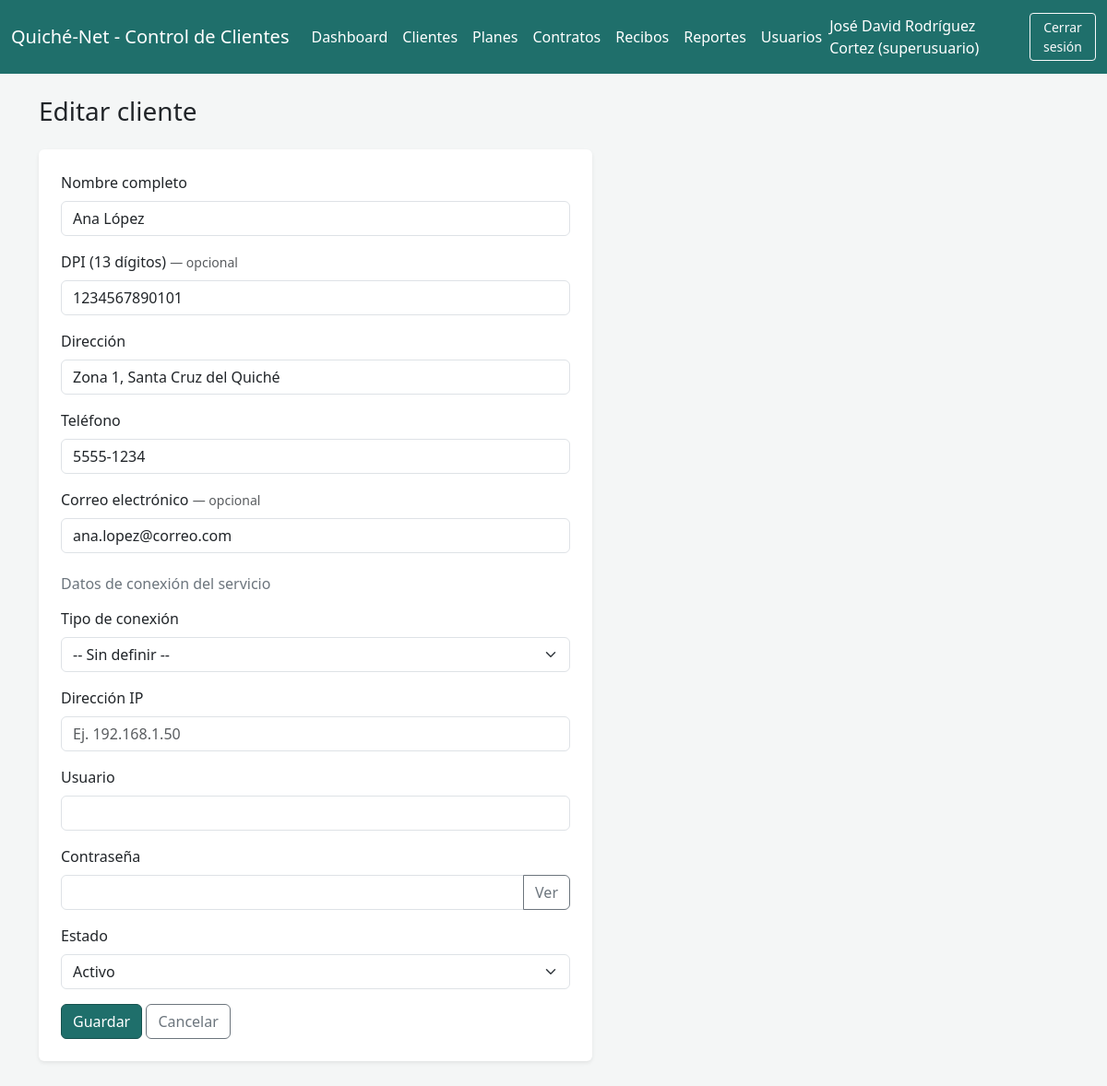
The page /clientes_form.php?id=1 (signed in) on the database its author committed.
### tables this page shows
CREATE TABLE `clientes` (
  `id` int(11) NOT NULL,
  `nombre` varchar(150) NOT NULL,
  `dpi` varchar(13) DEFAULT NULL,
  `direccion` varchar(200) DEFAULT NULL,
  `telefono` varchar(20) DEFAULT NULL,
  `correo` varchar(100) DEFAULT NULL,
  `tipo_conexion` enum('fibra','antena') DEFAULT NULL,
  `torre` varchar(100) DEFAULT NULL,
  `ip` varchar(45) DEFAULT NULL,
  `usuario_servicio` varchar(100) DEFAULT NULL,
  `password_servicio` varchar(255) DEFAULT NULL,
  `estado` enum('activo','suspendido','inactivo') NOT NULL DEFAULT 'activo',
  `fecha_baja` datetime DEFAULT NULL,
  `creado_en` timestamp NOT NULL DEFAULT current_timestamp()
);

### config.php (called while the page is built, shortened)
<?php
function e($valor): string
{
    return htmlspecialchars((string) $valor, ENT_QUOTES, 'UTF-8');
}
function descifrar(?string $dato): string
{
    if ($dato === null || $dato === '') return '';
    $raw = base64_decode($dato, true);
    $r = openssl_decrypt(substr($raw, 16), 'AES-256-CBC', hash('sha256', CLAVE_CIFRADO, true), OPENSSL_RAW_DATA, substr($raw, 0, 16));
    return $r === false ? '' : $r;
}

### clientes_form.php (the view, shortened to what this page needs)
<?php
require __DIR__ . '/config.php';
$id = isset($_GET['id']) ? (int) $_GET['id'] : null;
$cliente = ['nombre' => '', 'dpi' => '', 'direccion' => '', 'telefono' => '', 'correo' => '', 'estado' => 'activo',
            'tipo_conexion' => '', 'torre' => '', 'ip' => '', 'usuario_servicio' => '', 'password_servicio' => ''];
$errores = [];
$avisoBaja = [];
if ($id) {
    $stmt = $pdo->prepare('SELECT * FROM clientes WHERE id = ?');
    $stmt->execute([$id]);
    $existente = $stmt->fetch();
    $cliente = $existente;
    $cliente['password_servicio'] = descifrar($existente['password_servicio'] ?? null);
}
require __DIR__ . '/includes/header.php';
?>
<h3 class="mb-4"><?= $id ? 'Editar cliente' : 'Nuevo cliente' ?></h3>
<form method="post" class="bg-white p-4 rounded shadow-sm" style="max-width: 600px;">
    <div class="mb-3">
        <label class="form-label">Nombre completo</label>
        <input type="text" name="nombre" class="form-control" value="<?= e($cliente['nombre']) ?>" required>
    </div>
    <div class="mb-3">
        <label class="form-label">DPI (13 dígitos) <span class="text-muted small">— opcional</span></label>
        <input type="text" name="dpi" maxlength="13" class="form-control" value="<?= e($cliente['dpi']) ?>">
    </div>
    <div class="mb-3">
        <label class="form-label">Dirección</label>
        <input type="text" name="direccion" class="form-control" value="<?= e($cliente['direccion']) ?>">
    </div>
    <div class="mb-3">
        <label class="form-label">Teléfono</label>
        <input type="text" name="telefono" class="form-control" value="<?= e($cliente['telefono']) ?>">
    </div>
    <div class="mb-3">
        <label class="form-label">Correo electrónico <span class="text-muted small">— opcional</span></label>
        <input type="email" name="correo" class="form-control" value="<?= e($cliente['correo']) ?>">
    </div>
    <h6 class="mt-4 mb-3 text-secondary">Datos de conexión del servicio</h6>
    <div class="mb-3">
        <label class="form-label">Tipo de conexión</label>
        <select name="tipo_conexion" id="tipoConexion" class="form-select" onchange="mostrarTorre()">
            <option value="">-- Sin definir --</option>
        </select>
    </div>
    <div class="mb-3">
        <label class="form-label">Dirección IP</label>
        <input type="text" name="ip" class="form-control" placeholder="Ej. 192.168.1.50" value="<?= e($cliente['ip'] ?? '') ?>">
    </div>
    <div class="mb-3">
        <label class="form-label">Usuario</label>
        <input type="text" name="usuario_servicio" class="form-control" autocomplete="off" value="<?= e($cliente['usuario_servicio'] ?? '') ?>">
    </div>
    <div class="mb-3">
        <label class="form-label">Contraseña</label>
        <div class="input-group">
            <input type="password" name="password_servicio" id="passServicio" class="form-control" autocomplete="new-password"
                   value="<?= e($cliente['password_servicio'] ?? '') ?>">
            <button type="button" class="btn btn-outline-secondary" onclick="togglePass('passServicio', this)">Ver</button>
        </div>
    </div>
    <div class="mb-3">
        <label class="form-label">Estado</label>
        <select name="estado" class="form-select">
            <option value="activo" <?= $cliente['estado'] === 'activo' ? 'selected' : '' ?>>Activo</option>
        </select>
    </div>
    <?php if ($avisoBaja && !$id && !in_array('Este DPI pertenece a un cliente que fue dado de baja.', $errores, true)): ?>
        <button type="submit" name="confirmar_nuevo" value="1" class="btn btn-outline-warning">Es otra persona, registrar como nuevo</button>
    <?php else: ?>
    <button type="submit" class="btn btn-isp">Guardar</button>
    <?php endif; ?>
    <a href="clientes_listar.php" class="btn btn-outline-secondary">Cancelar</a>
</form>
<?php require __DIR__ . '/includes/footer.php'; ?>

### assets/css/style.css (style rules this page uses)
:root { --color-primario: #1f6f6b; --color-primario-oscuro: #16514e; --color-claro: #e7f3f2; }
body { background-color: #f4f6f6; }
.btn-isp { background-color: var(--color-primario); border-color: var(--color-primario-oscuro); color: #fff; }

### rows shown on the page
clientes: nombre "Ana López", dpi "1234567890101", direccion "Zona 1, Santa Cruz del Quiché", telefono "5555-1234", correo "ana.lopez@correo.com", estado "Activo"

### other values the page prints
$_SESSION['usuario_nombre'] "José David Rodríguez Cortez"
$_SESSION['usuario_rol'] "superusuario"
